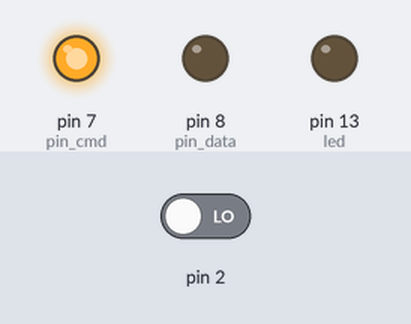
A sketch run on a simulated Arduino Uno, built with avr-gcc and run on an emulated ATmega328P. Shown: output pins drawn as LEDs (lit = HIGH). Inputs (shaded band) come from the test bench; at power-on: pin 2 LOW. Pins used as bus, display or sensor lines are not drawn.

Above: at 1.2 s.
1.3 s: pin 2 driven HIGH
Timing chart, 0 to 4.3 s (numbered marks = the images above; inputs shaded):
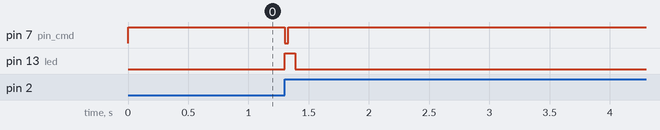

Measured:
- after the input at 1.3 s, pin 7 (pin_cmd): HIGH → LOW at once, → HIGH 0.03 s later; pin 13 (led): LOW → HIGH at once, → LOW 0.09 s later

The sketch:

simple.ino
```cpp
/*
shows how to communicate simply with the st7735r display driver chip.

see the "Reset Table" in the datasheet, it helps you in avoiding
unnecessary initialization
*/

int pin_clk = 9;
int pin_data = 8;
int pin_cmd = 7;
int pin_cs = 6;

int led = 13;

void setup() {
  // start
  pinMode(led, OUTPUT);

  // setup
  pinMode(pin_clk, OUTPUT);
  pinMode(pin_data, OUTPUT);
  pinMode(pin_cmd, OUTPUT);
  pinMode(pin_cs, OUTPUT);

  set(pin_cs, HIGH);
  set(pin_cmd, HIGH);

  // button trigger, see explanation in loop()
  attachInterrupt(0, buttonfunc, RISING);
}

volatile boolean doit = false;
void buttonfunc() {
  doit = true;
}

int lasttime = 0;

void loop() {
  // blabla so only button press executes this thing
  // with arduinos, the interrupt-enabled pin is said to be 2
  // have it pull-down to gnd with big resistor and button/direct wire it
  // to vcc when you wish to trigger this functionality
  if (millis() - lasttime < 1000) {
    doit = false;
    return;
  }
  if (doit == false) return;
  lasttime = millis();
  doit = false;

  // fancy // hyoman operator sees something happened
  digitalWrite(led, HIGH);

  // set slave to listen
  set(pin_cs, LOW);

  // send cmd
  set(pin_cmd, LOW);
  out(0x0c, true);
  set(pin_cmd, HIGH);

  // read
  byte r1 = in();
  byte r2 = in();

  // done // slave apparently(?) tristates it's data line after
  // cs deactivates. and if we have tristated pin_data,
  // the line is all over the place. in this case no-one cares function-wise,
  // but it's nicer looking when debugging with logic analyzer
  pinMode(pin_data, OUTPUT);

  // set slave to not listen
  set(pin_cs, HIGH);

  // end fancy
  digitalWrite(led, LOW);
}

void set(int pin, int val) {
  digitalWrite(pin, val);
  delay(1);
}

void out(byte data, boolean expectread) {
  pinMode(pin_data, OUTPUT);

  for (int i=7; i>=0; i--) {
    boolean updown = ((data >> i) & 1) == 1;

    // bit to data line
    digitalWrite(pin_data, updown == 1 ? HIGH : LOW);
    delay(1);

    // tick
    digitalWrite(pin_clk, HIGH);
    delay(1);

    // as per datasheet, tristate before last falling clock edge
    if (i == 0 && expectread) {
      digitalWrite(pin_data, LOW);
      delay(1);
      pinMode(pin_data, INPUT);
      delay(1);
    }
    // tock
    digitalWrite(pin_clk, LOW);
    delay(1);
  }
  // return data line to LOW
  //dont care of data line?
  //if (!expectread) {
  //  digitalWrite(pin_data, LOW);
  //}
  delay(3);
}

byte in() {
  byte data;

  for (int i=0; i<8; i++) {
    // tick
    digitalWrite(pin_clk, HIGH);
    delay(1);

    // bit from data line
    data |= (digitalRead(pin_data) == HIGH ? 1 : 0) << i;
    delay(1);

    // tock
    digitalWrite(pin_clk, LOW);
    delay(1);
  }

  delay(3);
  return data;
}
```
